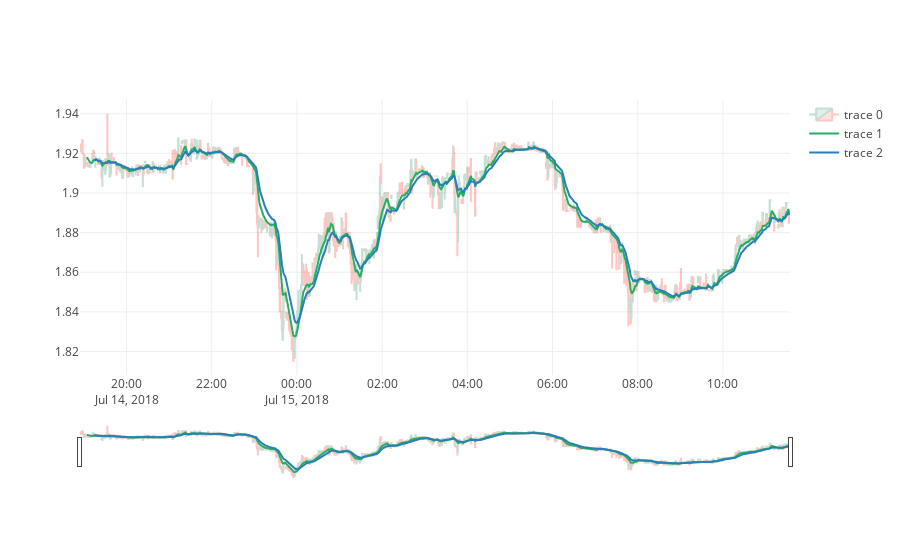

Write notebook code for a chart like this one.
### Code cell
trace = go.Candlestick(
            x=ohlcv_df.time, 
            open=ohlcv_df.open, 
            high=ohlcv_df.high, 
            low=ohlcv_df.low, 
            close=ohlcv_df.close,
            opacity = 0.3
        )

short_EMA_line = go.Scatter(x=ohlcv_df.time, y=ohlcv_df.shortEMA, line = dict(color = '#27ae60'))
long_EMA_line = go.Scatter(x=ohlcv_df.time, y=ohlcv_df.longEMA, line = dict(color = '#2980b9'))

layout = go.Layout(xaxis = dict(rangeslider = dict(visible = True)))
data = [trace, short_EMA_line, long_EMA_line]

fig = go.Figure(data=data,layout=layout)
py.iplot(fig, filename='simple_candlestick')

### Figure 1 — Plotly figure (JSON) as saved in the notebook; plotly's stock layout.template omitted (floating-point values rounded to 4 significant figures; data arrays with more than 128 entries replaced by an {"elided": "..."} marker saying what was removed)
{"data": [{"close": {"elided": "1000 float values"}, "high": {"elided": "1000 float values"}, "low": {"elided": "1000 float values"}, "opacity": 0.3, "open": {"elided": "1000 float values"}, "type": "candlestick", "uid": "d34c4888-87e8-11e8-8fc8-4a0000b78430", "x": {"elided": "1000 str values"}}, {"line": {"color": "#27ae60"}, "type": "scatter", "uid": "d34c52c6-87e8-11e8-9a2e-4a0000b78430", "x": {"elided": "1000 str values"}, "y": {"elided": "1000 float values"}}, {"line": {"color": "#2980b9"}, "type": "scatter", "uid": "d34c556c-87e8-11e8-b737-4a0000b78430", "x": {"elided": "1000 str values"}, "y": {"elided": "1000 float values"}}], "layout": {"xaxis": {"rangeslider": {"visible": true}}}}
